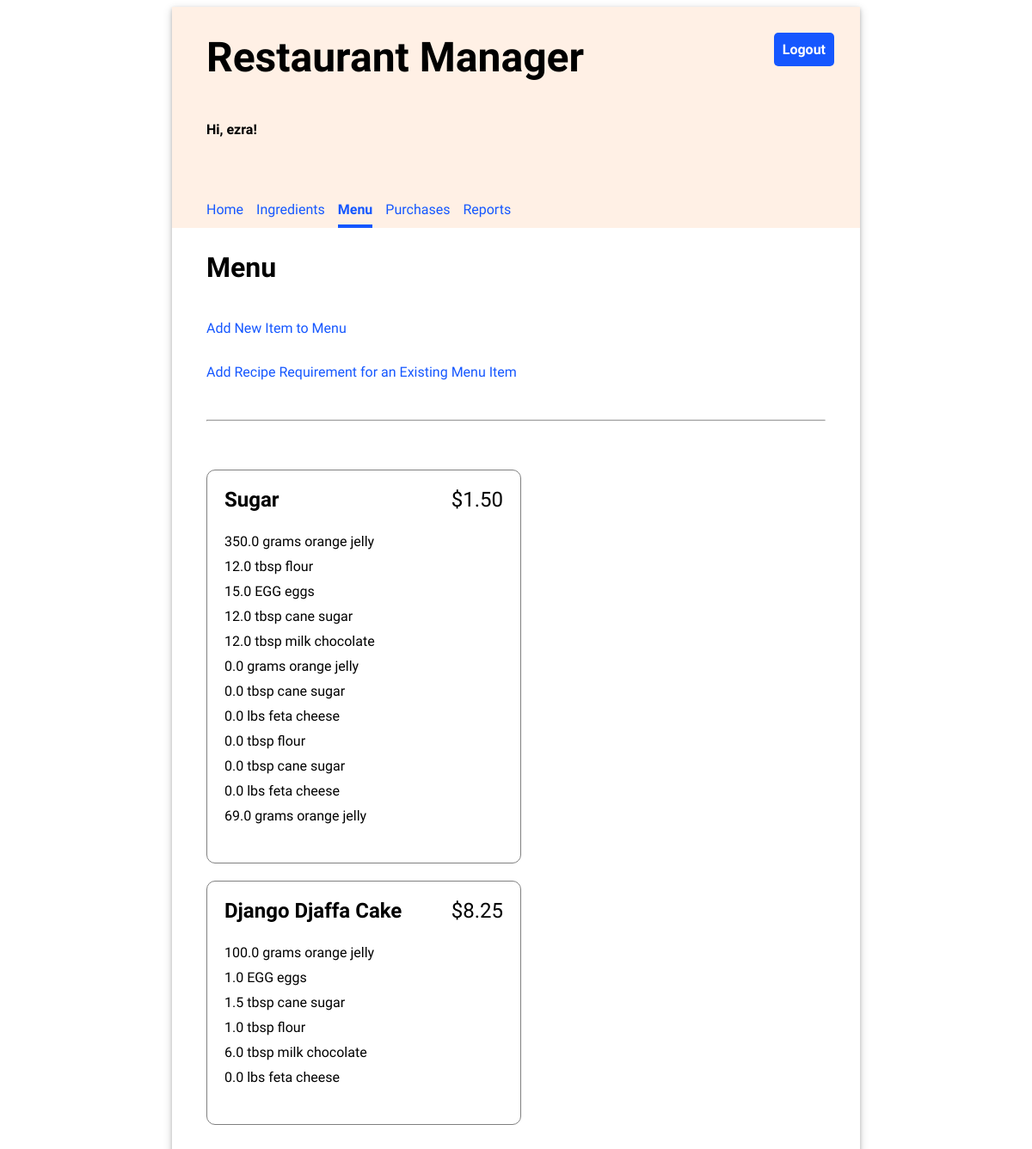
The page /menu/ (signed in) on the database its author committed.
### inventory/models.py (models this page shows, shortened)
class MenuItem(models.Model):
    title = models.CharField(max_length=200, unique=True)
    price = models.FloatField(default=0.00)
    class Meta:
        ordering=['price']

class RecipeRequirement(models.Model):
    menu_item = models.ForeignKey(MenuItem, on_delete=models.CASCADE)
    ingredient = models.ForeignKey(Ingredient, on_delete=models.CASCADE)
    quantity = models.FloatField(default=0)

class Ingredient(models.Model):
    LBS = "lbs"
    TBSP = "tbsp"
    GRAMS = 'grams'
    KILO = 'kilo'
    EGG = 'Egg'
    UNIT_CHOICE = [
        (LBS, 'Pound'),
        (TBSP, 'Ounce'),
        (GRAMS, 'grams'),
        (KILO, 'kg'),
        (EGG, 'egg')
    ]
    name = models.CharField(max_length=50)
    quantity = models.FloatField(default=0.00)
    unit = models.CharField(max_length=15, choices=UNIT_CHOICE, default=LBS)
    price_per_unit = models.FloatField(default=0.00)
    class Meta:
        ordering = ['unit']

### inventory/views.py (the view)
# urls.py: path('menu/', views.MenuView.as_view(), name='menu'),
class MenuView(LoginRequiredMixin, ListView):
    template_name = 'inventory/menu_list.html'
    model = MenuItem

### inventory/templates/inventory/menu_list.html (shortened to what this page needs)
{% extends 'base.html' %}
{% load static %}
{% block content %}
    <h2>Menu</h2>
    <p><a href="{% url 'add_menu_item' %}">Add New Item to Menu</a></p>
    <p><a href="{% url 'add_recipe_requirement' %}">Add Recipe Requirement for an Existing Menu Item</a></p>
    <hr/>
    <ul class="menu-items">
    {% for menu_item in object_list %}
        <li>
            <div class="menu-item-header">
                <div class="menu-item-title">{{ menu_item.title }}</div>
                <div class="menu-item-price">${{ menu_item.price|stringformat:".2f" }}</div>
            </div>
            <ul class="menu-item-ingredients">
                {% for recipe_requirement in menu_item.reciperequirement_set.all %}
                <li>{{ recipe_requirement.quantity }} {{recipe_requirement.ingredient.unit }} {{ recipe_requirement.ingredient.name }}</li>
                {% endfor %}
            </ul>
        </li>
    {% endfor %}
    </ul>
{% endblock %}

### inventory/templates/base.html (shortened to what this page needs)
{% load static %}
<html>
<head>
  <link rel="stylesheet" type="text/css" href="{% static 'inventory/style.css' %}" />
</head>
<body>
  <div class="app">
    <header>
      <div class="header-first-row">
        <h1 class="title">Restaurant Manager</h1>
        {% if user.is_authenticated %}
        <a class="logout" href="/logout">Logout</a>
        {% endif %}
      </div>
      {% if user.is_authenticated %}
      <p>Hi, {{ user.username }}!</p>
      <nav class="navbar">
        {% url 'home' as home_url %}
        {% url 'ingredients' as ingredients_url %}
        {% url 'menu' as menu_url %}
        {% url 'purchases' as purchases_url %}
        {% url 'reports' as reports_url %}
        <a class="nav-item{% if request.path == home_url %} current-page{% endif %}" href="{% url 'home' %}">Home</a>
        <a class="nav-item{% if request.path == ingredients_url %} current-page{% endif %}"
          href="{% url 'ingredients' %}">Ingredients</a>
        <a class="nav-item{% if request.path == menu_url %} current-page{% endif %}" href="{% url 'menu' %}">Menu</a>
        <a class="nav-item{% if request.path == purchases_url %} current-page{% endif %}"
          href="{% url 'purchases' %}">Purchases</a>
        <a class="nav-item{% if request.path == reports_url %} current-page{% endif %}"
          href="{% url 'reports' %}">Reports</a>
      </nav>
      {% endif %}
    </header>
    <main>
      {% block content %}{% endblock %}
    </main>
  </div>
</body>
</html>

### inventory/static/inventory/style.css (style rules this page uses)
body { font-family: 'Oxygen', sans-serif; }
hr { margin: 30px 0; }
header { background-color: #FFF0E5; min-height: 200px; display: flex; align-items: center; flex-direction: column; align-items: flex-start; padding-left: 40px; }
main { display: flex; flex-direction: column; padding: 0 40px 20px 40px; justify-content: center; }
main h2 { font-size: 2em; }
.app { min-width: 800px; max-width: 60%; margin: 0 auto; box-shadow: 0 2px 4px 0 rgba(0, 0, 0, 0.2), 0 3px 10px 0 rgba(0, 0, 0, 0.19); }
.title { font-size: 3em; padding: 30px 0; margin: auto 0; }
header p { font-weight: bold; }
.navbar { margin-top: 50px; display: flex; width: 100%; }
.navbar a { text-decoration: none; padding: 8px 0; color: #1557FF; margin-right: 15px; }
.navbar a:hover, .navbar .current-page { border-bottom: solid 4px #1557FF; border-spacing: 0 15px; font-weight: bold; }
.header-first-row { width: 100%; display: flex; justify-content: space-between; }
.logout { height: max-content; text-align: center; text-decoration: none; border: 0px; background-color: #1557FF; border-radius: 5px; color: white; padding: 10px; font-weight: bold; margin: 30px; font-size: 1em; }
.menu-items { display: flex; flex-wrap: wrap; padding: 0; justify-content: space-between; }
.menu-items * { padding: 0; }
.menu-items > li { display: flex; flex-direction: column; padding: 20px; border: 1px solid grey; margin: 10px 0; border-radius: 10px; justify-content: left; flex-basis: 45%; }
.menu-items, .menu-items ul { list-style-type: none; }
.menu-item-header { display: flex; flex-direction: row; justify-content: space-between; font-size: 1.5em; }
.menu-item-title { font-weight: bold; }
.menu-item-ingredients { padding: 20px 0; }
.menu-item-ingredients * { padding: 5px 0; }
a { text-decoration: none; color: #1557FF; }

### rows shown on the page
MenuItem: title "Sugar", price "1.50"
RecipeRequirement: quantity "350.0", ingredient.unit "grams", ingredient.name "orange jelly"
RecipeRequirement: quantity "12.0", ingredient.unit "tbsp", ingredient.name "flour"
RecipeRequirement: quantity "15.0", ingredient.unit "EGG", ingredient.name "eggs"
RecipeRequirement: quantity "12.0", ingredient.unit "tbsp", ingredient.name "cane sugar"
RecipeRequirement: quantity "12.0", ingredient.unit "tbsp", ingredient.name "milk chocolate"
RecipeRequirement: quantity "0.0", ingredient.unit "grams", ingredient.name "orange jelly"
RecipeRequirement: quantity "0.0", ingredient.unit "tbsp", ingredient.name "cane sugar"
RecipeRequirement: quantity "0.0", ingredient.unit "lbs", ingredient.name "feta cheese"
RecipeRequirement: quantity "0.0", ingredient.unit "tbsp", ingredient.name "flour"
RecipeRequirement: quantity "0.0", ingredient.unit "tbsp", ingredient.name "cane sugar"
RecipeRequirement: quantity "0.0", ingredient.unit "lbs", ingredient.name "feta cheese"
RecipeRequirement: quantity "69.0", ingredient.unit "grams", ingredient.name "orange jelly"
MenuItem: title "Django Djaffa Cake", price "8.25"
RecipeRequirement: quantity "100.0", ingredient.unit "grams", ingredient.name "orange jelly"
RecipeRequirement: quantity "1.0", ingredient.unit "EGG", ingredient.name "eggs"
RecipeRequirement: quantity "1.5", ingredient.unit "tbsp", ingredient.name "cane sugar"
RecipeRequirement: quantity "1.0", ingredient.unit "tbsp", ingredient.name "flour"
RecipeRequirement: quantity "6.0", ingredient.unit "tbsp", ingredient.name "milk chocolate"
RecipeRequirement: quantity "0.0", ingredient.unit "lbs", ingredient.name "feta cheese"

### other values the page prints
{{ user.username }} "ezra"
